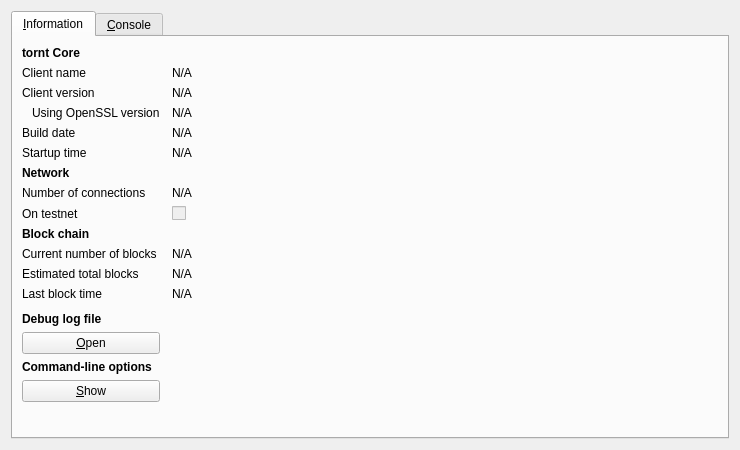
<?xml version="1.0" encoding="UTF-8"?>
<ui version="4.0">
 <class>RPCConsole</class>
 <widget class="QDialog" name="RPCConsole">
  <property name="geometry">
   <rect>
    <x>0</x>
    <y>0</y>
    <width>740</width>
    <height>450</height>
   </rect>
  </property>
  <property name="windowTitle">
   <string>tornt - Debug window</string>
  </property>
  <layout class="QVBoxLayout" name="verticalLayout_2">
   <item>
    <widget class="QTabWidget" name="tabWidget">
     <property name="currentIndex">
      <number>0</number>
     </property>
     <widget class="QWidget" name="tab_info">
      <attribute name="title">
       <string>&amp;Information</string>
      </attribute>
      <layout class="QGridLayout" name="gridLayout" columnstretch="0,1">
       <property name="horizontalSpacing">
        <number>12</number>
       </property>
       <item row="0" column="0">
        <widget class="QLabel" name="label_9">
         <property name="font">
          <font>
           <weight>75</weight>
           <bold>true</bold>
          </font>
         </property>
         <property name="text">
          <string>tornt Core</string>
         </property>
        </widget>
       </item>
       <item row="1" column="0">
        <widget class="QLabel" name="label_5">
         <property name="text">
          <string>Client name</string>
         </property>
        </widget>
       </item>
       <item row="1" column="1">
        <widget class="QLabel" name="clientName">
         <property name="cursor">
          <cursorShape>IBeamCursor</cursorShape>
         </property>
         <property name="text">
          <string>N/A</string>
         </property>
         <property name="textFormat">
          <enum>Qt::PlainText</enum>
         </property>
         <property name="textInteractionFlags">
          <set>Qt::LinksAccessibleByMouse|Qt::TextSelectableByKeyboard|Qt::TextSelectableByMouse</set>
         </property>
        </widget>
       </item>
       <item row="2" column="0">
        <widget class="QLabel" name="label_6">
         <property name="text">
          <string>Client version</string>
         </property>
        </widget>
       </item>
       <item row="2" column="1">
        <widget class="QLabel" name="clientVersion">
         <property name="cursor">
          <cursorShape>IBeamCursor</cursorShape>
         </property>
         <property name="text">
          <string>N/A</string>
         </property>
         <property name="textFormat">
          <enum>Qt::PlainText</enum>
         </property>
         <property name="textInteractionFlags">
          <set>Qt::LinksAccessibleByMouse|Qt::TextSelectableByKeyboard|Qt::TextSelectableByMouse</set>
         </property>
        </widget>
       </item>
       <item row="3" column="0">
        <widget class="QLabel" name="label_14">
         <property name="text">
          <string>Using OpenSSL version</string>
         </property>
         <property name="indent">
          <number>10</number>
         </property>
        </widget>
       </item>
       <item row="3" column="1">
        <widget class="QLabel" name="openSSLVersion">
         <property name="cursor">
          <cursorShape>IBeamCursor</cursorShape>
         </property>
         <property name="text">
          <string>N/A</string>
         </property>
         <property name="textFormat">
          <enum>Qt::PlainText</enum>
         </property>
         <property name="textInteractionFlags">
          <set>Qt::LinksAccessibleByMouse|Qt::TextSelectableByKeyboard|Qt::TextSelectableByMouse</set>
         </property>
        </widget>
       </item>
       <item row="4" column="0">
        <widget class="QLabel" name="label_12">
         <property name="text">
          <string>Build date</string>
         </property>
        </widget>
       </item>
       <item row="4" column="1">
        <widget class="QLabel" name="buildDate">
         <property name="cursor">
          <cursorShape>IBeamCursor</cursorShape>
         </property>
         <property name="text">
          <string>N/A</string>
         </property>
         <property name="textFormat">
          <enum>Qt::PlainText</enum>
         </property>
         <property name="textInteractionFlags">
          <set>Qt::LinksAccessibleByMouse|Qt::TextSelectableByKeyboard|Qt::TextSelectableByMouse</set>
         </property>
        </widget>
       </item>
       <item row="5" column="0">
        <widget class="QLabel" name="label_13">
         <property name="text">
          <string>Startup time</string>
         </property>
        </widget>
       </item>
       <item row="5" column="1">
        <widget class="QLabel" name="startupTime">
         <property name="cursor">
          <cursorShape>IBeamCursor</cursorShape>
         </property>
         <property name="text">
          <string>N/A</string>
         </property>
         <property name="textFormat">
          <enum>Qt::PlainText</enum>
         </property>
         <property name="textInteractionFlags">
          <set>Qt::LinksAccessibleByMouse|Qt::TextSelectableByKeyboard|Qt::TextSelectableByMouse</set>
         </property>
        </widget>
       </item>
       <item row="6" column="0">
        <widget class="QLabel" name="label_11">
         <property name="font">
          <font>
           <weight>75</weight>
           <bold>true</bold>
          </font>
         </property>
         <property name="text">
          <string>Network</string>
         </property>
        </widget>
       </item>
       <item row="7" column="0">
        <widget class="QLabel" name="label_7">
         <property name="text">
          <string>Number of connections</string>
         </property>
        </widget>
       </item>
       <item row="7" column="1">
        <widget class="QLabel" name="numberOfConnections">
         <property name="cursor">
          <cursorShape>IBeamCursor</cursorShape>
         </property>
         <property name="text">
          <string>N/A</string>
         </property>
         <property name="textFormat">
          <enum>Qt::PlainText</enum>
         </property>
         <property name="textInteractionFlags">
          <set>Qt::LinksAccessibleByMouse|Qt::TextSelectableByKeyboard|Qt::TextSelectableByMouse</set>
         </property>
        </widget>
       </item>
       <item row="8" column="0">
        <widget class="QLabel" name="label_8">
         <property name="text">
          <string>On testnet</string>
         </property>
        </widget>
       </item>
       <item row="8" column="1">
        <widget class="QCheckBox" name="isTestNet">
         <property name="enabled">
          <bool>false</bool>
         </property>
         <property name="text">
          <string/>
         </property>
        </widget>
       </item>
       <item row="9" column="0">
        <widget class="QLabel" name="label_10">
         <property name="font">
          <font>
           <weight>75</weight>
           <bold>true</bold>
          </font>
         </property>
         <property name="text">
          <string>Block chain</string>
         </property>
        </widget>
       </item>
       <item row="10" column="0">
        <widget class="QLabel" name="label_3">
         <property name="text">
          <string>Current number of blocks</string>
         </property>
        </widget>
       </item>
       <item row="10" column="1">
        <widget class="QLabel" name="numberOfBlocks">
         <property name="cursor">
          <cursorShape>IBeamCursor</cursorShape>
         </property>
         <property name="text">
          <string>N/A</string>
         </property>
         <property name="textFormat">
          <enum>Qt::PlainText</enum>
         </property>
         <property name="textInteractionFlags">
          <set>Qt::LinksAccessibleByMouse|Qt::TextSelectableByKeyboard|Qt::TextSelectableByMouse</set>
         </property>
        </widget>
       </item>
       <item row="11" column="0">
        <widget class="QLabel" name="label_4">
         <property name="text">
          <string>Estimated total blocks</string>
         </property>
        </widget>
       </item>
       <item row="11" column="1">
        <widget class="QLabel" name="totalBlocks">
         <property name="cursor">
          <cursorShape>IBeamCursor</cursorShape>
         </property>
         <property name="text">
          <string>N/A</string>
         </property>
         <property name="textFormat">
          <enum>Qt::PlainText</enum>
         </property>
         <property name="textInteractionFlags">
          <set>Qt::LinksAccessibleByMouse|Qt::TextSelectableByKeyboard|Qt::TextSelectableByMouse</set>
         </property>
        </widget>
       </item>
       <item row="12" column="0">
        <widget class="QLabel" name="label_2">
         <property name="text">
          <string>Last block time</string>
         </property>
        </widget>
       </item>
       <item row="12" column="1">
        <widget class="QLabel" name="lastBlockTime">
         <property name="cursor">
          <cursorShape>IBeamCursor</cursorShape>
         </property>
         <property name="text">
          <string>N/A</string>
         </property>
         <property name="textFormat">
          <enum>Qt::PlainText</enum>
         </property>
         <property name="textInteractionFlags">
          <set>Qt::LinksAccessibleByMouse|Qt::TextSelectableByKeyboard|Qt::TextSelectableByMouse</set>
         </property>
        </widget>
       </item>
       <item row="13" column="0">
        <spacer name="verticalSpacer_2">
         <property name="orientation">
          <enum>Qt::Vertical</enum>
         </property>
         <property name="sizeHint" stdset="0">
          <size>
           <width>20</width>
           <height>20</height>
          </size>
         </property>
        </spacer>
       </item>
       <item row="14" column="0">
        <widget class="QLabel" name="labelDebugLogfile">
         <property name="font">
          <font>
           <weight>75</weight>
           <bold>true</bold>
          </font>
         </property>
         <property name="text">
          <string>Debug log file</string>
         </property>
        </widget>
       </item>
       <item row="15" column="0">
        <widget class="QPushButton" name="openDebugLogfileButton">
         <property name="toolTip">
          <string>Open the tornt debug log file from the current data directory. This can take a few seconds for large log files.</string>
         </property>
         <property name="text">
          <string>&amp;Open</string>
         </property>
         <property name="autoDefault">
          <bool>false</bool>
         </property>
        </widget>
       </item>
       <item row="16" column="0">
        <widget class="QLabel" name="labelCLOptions">
         <property name="font">
          <font>
           <weight>75</weight>
           <bold>true</bold>
          </font>
         </property>
         <property name="text">
          <string>Command-line options</string>
         </property>
        </widget>
       </item>
       <item row="17" column="0">
        <widget class="QPushButton" name="showCLOptionsButton">
         <property name="toolTip">
          <string>Show the tornt-Qt help message to get a list with possible tornt command-line options.</string>
         </property>
         <property name="text">
          <string>&amp;Show</string>
         </property>
         <property name="autoDefault">
          <bool>false</bool>
         </property>
        </widget>
       </item>
       <item row="18" column="0">
        <spacer name="verticalSpacer">
         <property name="orientation">
          <enum>Qt::Vertical</enum>
         </property>
         <property name="sizeHint" stdset="0">
          <size>
           <width>20</width>
           <height>40</height>
          </size>
         </property>
        </spacer>
       </item>
      </layout>
     </widget>
     <widget class="QWidget" name="tab_console">
      <attribute name="title">
       <string>&amp;Console</string>
      </attribute>
      <layout class="QVBoxLayout" name="verticalLayout_3">
       <property name="spacing">
        <number>3</number>
       </property>
       <item>
        <widget class="QTextEdit" name="messagesWidget">
         <property name="minimumSize">
          <size>
           <width>0</width>
           <height>100</height>
          </size>
         </property>
         <property name="readOnly">
          <bool>true</bool>
         </property>
         <property name="tabKeyNavigation" stdset="0">
          <bool>false</bool>
         </property>
         <property name="columnCount" stdset="0">
          <number>2</number>
         </property>
        </widget>
       </item>
       <item>
        <layout class="QHBoxLayout" name="horizontalLayout">
         <property name="spacing">
          <number>3</number>
         </property>
         <item>
          <widget class="QLabel" name="label">
           <property name="text">
            <string notr="true">&gt;</string>
           </property>
          </widget>
         </item>
         <item>
          <widget class="QLineEdit" name="lineEdit"/>
         </item>
         <item>
          <widget class="QPushButton" name="clearButton">
           <property name="maximumSize">
            <size>
             <width>24</width>
             <height>24</height>
            </size>
           </property>
           <property name="toolTip">
            <string>Clear console</string>
           </property>
           <property name="text">
            <string/>
           </property>
           <property name="icon">
            <iconset resource="../bitcoin.qrc">
             <normaloff>:/icons/remove</normaloff>:/icons/remove</iconset>
           </property>
           <property name="shortcut">
            <string notr="true">Ctrl+L</string>
           </property>
           <property name="autoDefault">
            <bool>false</bool>
           </property>
          </widget>
         </item>
        </layout>
       </item>
      </layout>
     </widget>
    </widget>
   </item>
  </layout>
 </widget>
 <resources>
  <include location="../bitcoin.qrc"/>
 </resources>
 <connections/>
</ui>
